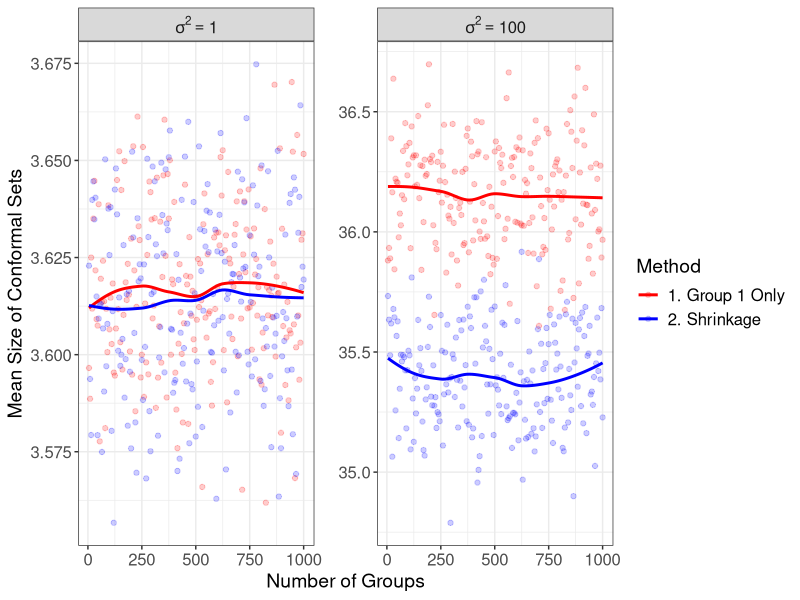

Write R code to recreate this figure.
# Size plots for shrinkage methods

library(tidyverse)
library(data.table)

# Create theme
paper_theme <- theme_bw() +
  theme(plot.title = element_text(hjust = 0.5, size = 16),
        plot.subtitle = element_text(hjust = 0.5, size = 14),
        legend.title = element_text(size = 14),
        axis.title = element_text(size = 14),
        legend.text = element_text(size = 12),
        axis.text = element_text(size = 12),
        strip.text = element_text(size = 12),
        panel.spacing = unit(1.2, "lines"))

# Read in data
method_1 <- fread(file = "sim_data/section_5/method_1.csv") %>%
  dplyr::mutate(Method = "1. Group 1 Only")

method_2 <- fread(file = "sim_data/section_5/method_2.csv") %>%
  dplyr::mutate(Method = "2. Shrinkage")

# Merge results across methods
results <- rbind(method_1, method_2)

########################
##### Create plots #####
########################

size_resid <- results %>%
  dplyr::mutate(sigma_sq = factor(sigma_sq, levels = c(1, 100),
                           labels = c("sigma^2==1", "sigma^2==100"))) %>%
  ggplot(aes(x = k, y = avg_length, col = Method)) +
  facet_wrap(. ~ sigma_sq, scale = "free_y", labeller = label_parsed) +
  geom_point(alpha = 0.2) +
  geom_smooth(method = "loess", formula = y ~ x, se = F) +
  scale_color_manual(values = c("red", "blue")) +
  labs(y = "Mean Size of Conformal Sets",
       x = "Number of Groups") +
  paper_theme +
  theme(plot.title = NULL,
        plot.subtitle = NULL)

######################
##### Save plots #####
######################

ggsave(plot = size_resid,
       filename = "sim_figures/section_5/shrinkage_size.pdf",
       width = 8.5, height = 3)
